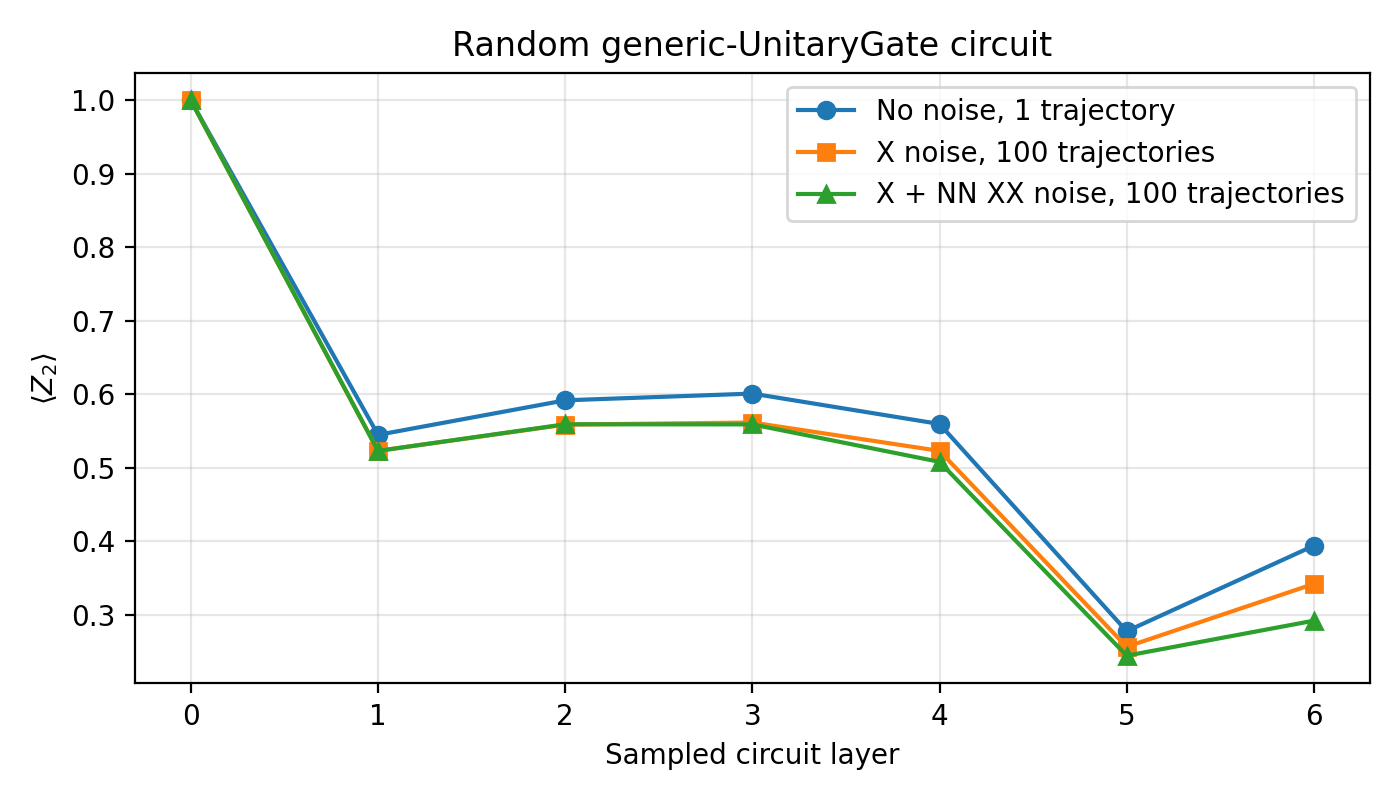

Here is the Python script that generated this plot:
# Copyright (c) 2025 - 2026 Chair for Design Automation, TUM
# All rights reserved.
#
# SPDX-License-Identifier: MIT
#
# Licensed under the MIT License

"""Compare a random generic-UnitaryGate circuit with and without X/XX noise."""

from __future__ import annotations

from pathlib import Path

import matplotlib.pyplot as plt  # ty: ignore[unresolved-import]
import numpy as np
from qiskit.circuit import QuantumCircuit
from qiskit.circuit.library import UnitaryGate
from scipy.linalg import expm

from mqt.yaqs import Simulator
from mqt.yaqs.core.data_structures.noise_model import NoiseModel
from mqt.yaqs.core.data_structures.simulation_parameters import Observable, StrongSimParams
from mqt.yaqs.core.data_structures.state import State
from mqt.yaqs.core.libraries.gate_library import Z

NUM_QUBITS = 4
DEPTH = 6
NOISY_TRAJECTORIES = 100
NOISE_STRENGTH = 0.01
OBSERVED_QUBIT = 1
RANDOM_SEED = 37


def random_two_qubit_unitary(rng: np.random.Generator, scale: float = 0.25) -> np.ndarray:
    """Build one deterministic random dense two-qubit unitary.

    Returns:
        Dense ``4x4`` unitary matrix.
    """
    raw = rng.normal(size=(4, 4)) + 1j * rng.normal(size=(4, 4))
    generator = scale * (raw + raw.conj().T) / 2
    return np.asarray(expm(-1j * generator), dtype=np.complex128)


def build_random_unitary_circuit() -> QuantumCircuit:
    """Build a small sampled circuit containing generic two-qubit ``UnitaryGate`` operations.

    Returns:
        Sampled random circuit.
    """
    rng = np.random.default_rng(RANDOM_SEED)
    circuit = QuantumCircuit(NUM_QUBITS)

    for layer in range(DEPTH):
        for qubit in range(NUM_QUBITS):
            circuit.rx(float(rng.uniform(-0.4, 0.4)), qubit)
            circuit.rz(float(rng.uniform(-0.4, 0.4)), qubit)

        if layer % 2 == 0:
            circuit.append(UnitaryGate(random_two_qubit_unitary(rng)), [0, 1])
            circuit.append(UnitaryGate(random_two_qubit_unitary(rng)), [2, 3])
        else:
            circuit.append(UnitaryGate(random_two_qubit_unitary(rng)), [1, 2])
            circuit.append(UnitaryGate(random_two_qubit_unitary(rng)), [0, 3])

        if layer < DEPTH - 1:
            circuit.barrier(label="SAMPLE_OBSERVABLES")

    return circuit


def single_site_x_noise() -> NoiseModel:
    """Build single-site X noise on every qubit.

    Returns:
        Noise model with local X processes.
    """
    return NoiseModel([{"name": "pauli_x", "sites": [site], "strength": NOISE_STRENGTH} for site in range(NUM_QUBITS)])


def single_site_x_and_nearest_neighbor_xx_noise() -> NoiseModel:
    """Build single-site X plus nearest-neighbor XX crosstalk noise.

    Returns:
        Noise model with local X and nearest-neighbor XX processes.
    """
    processes = [{"name": "pauli_x", "sites": [site], "strength": NOISE_STRENGTH} for site in range(NUM_QUBITS)]
    processes.extend(
        {"name": "crosstalk_xx", "sites": [site, site + 1], "strength": NOISE_STRENGTH}
        for site in range(NUM_QUBITS - 1)
    )
    return NoiseModel(processes)


def run_simulation(circuit: QuantumCircuit, noise_model: NoiseModel | None, num_traj: int) -> np.ndarray:
    """Run the circuit and return sampled Z expectation values on the observed qubit.

    Returns:
        Sampled Z expectation values.
    """
    params = StrongSimParams(
        observables=[Observable(Z(), OBSERVED_QUBIT)],
        num_traj=num_traj,
        sample_layers=True,
        random_seed=RANDOM_SEED,
        preset="exact",
        gate_mode="full-tdvp",
    )
    result = Simulator(parallel=True, show_progress=True).run(
        State(NUM_QUBITS, initial="zeros", pad=2),
        circuit,
        params,
        noise_model,
    )
    return np.real(result.expectation_values[0])


def save_plot(
    layers: np.ndarray,
    noiseless_z: np.ndarray,
    single_site_x_z: np.ndarray,
    single_site_x_and_xx_z: np.ndarray,
    output_path: Path,
) -> None:
    """Save a Matplotlib plot for the sampled expectation values."""
    fig, ax = plt.subplots(figsize=(7, 4))
    ax.plot(layers, noiseless_z, "o-", label="No noise, 1 trajectory")
    ax.plot(layers, single_site_x_z, "s-", label=f"X noise, {NOISY_TRAJECTORIES} trajectories")
    ax.plot(layers, single_site_x_and_xx_z, "^-", label=f"X + NN XX noise, {NOISY_TRAJECTORIES} trajectories")
    ax.set_xlabel("Sampled circuit layer")
    ax.set_ylabel(r"$\langle Z_2 \rangle$")
    ax.set_title("Random generic-UnitaryGate circuit")
    ax.set_xticks(layers)
    ax.grid(alpha=0.3)
    ax.legend()
    fig.tight_layout()
    fig.savefig(output_path, dpi=200)
    plt.close(fig)


def save_csv(
    layers: np.ndarray,
    noiseless_z: np.ndarray,
    single_site_x_z: np.ndarray,
    single_site_x_and_xx_z: np.ndarray,
    output_path: Path,
) -> None:
    """Save the sampled expectation values as CSV."""
    rows = ["layer,noiseless_z,single_site_x_noise_z,single_site_x_and_nn_xx_noise_z"]
    rows.extend(
        f"{int(layer)},{noiseless:.10f},{single_site_x:.10f},{single_site_x_and_xx:.10f}"
        for layer, noiseless, single_site_x, single_site_x_and_xx in zip(
            layers, noiseless_z, single_site_x_z, single_site_x_and_xx_z, strict=True
        )
    )
    output_path.write_text("\n".join(rows) + "\n", encoding="utf-8")


def main() -> None:
    """Run the three simulations and write plot/CSV outputs."""
    circuit = build_random_unitary_circuit()

    noiseless_z = run_simulation(circuit, noise_model=None, num_traj=1)
    single_site_x_z = run_simulation(circuit, noise_model=single_site_x_noise(), num_traj=NOISY_TRAJECTORIES)
    single_site_x_and_xx_z = run_simulation(
        circuit,
        noise_model=single_site_x_and_nearest_neighbor_xx_noise(),
        num_traj=NOISY_TRAJECTORIES,
    )

    layers = np.arange(DEPTH + 1)
    output_dir = Path(__file__).parent
    save_plot(
        layers,
        noiseless_z,
        single_site_x_z,
        single_site_x_and_xx_z,
        output_dir / "random_unitary_noise_comparison.png",
    )
    save_csv(
        layers,
        noiseless_z,
        single_site_x_z,
        single_site_x_and_xx_z,
        output_dir / "random_unitary_noise_comparison.csv",
    )


if __name__ == "__main__":
    main()
